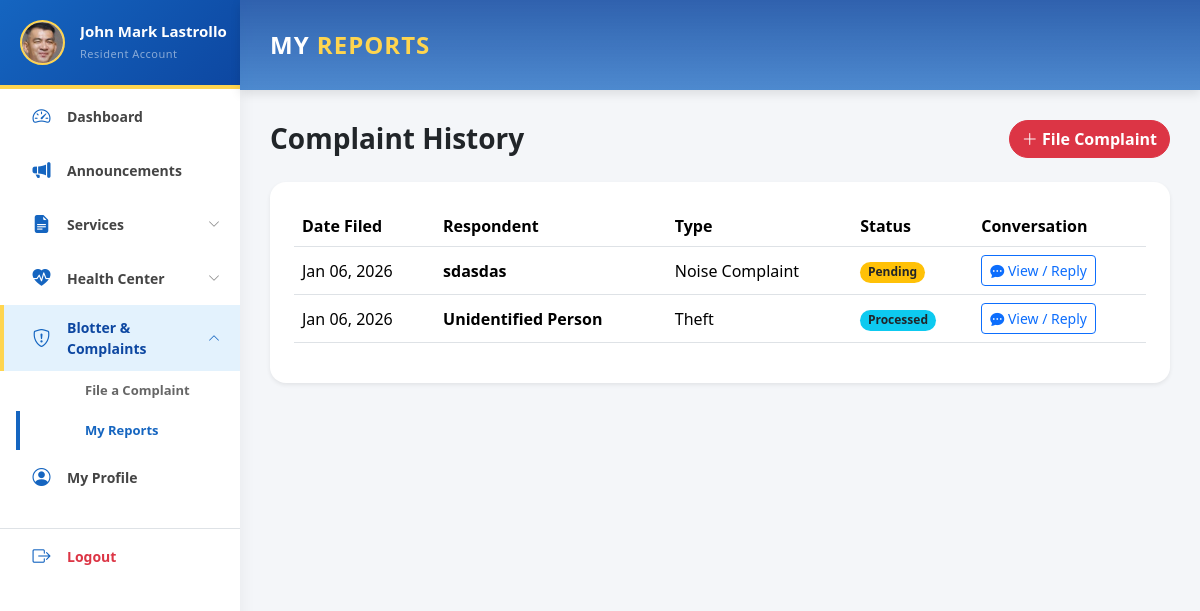
Screenshot of /pages/resident/resident_blotter_history.php (signed in) with the database file from the repository.
### tables this page shows
CREATE TABLE `resident_profiles` (
  `resident_id` int(11) NOT NULL,
  `user_id` int(11) DEFAULT NULL,
  `first_name` varchar(100) NOT NULL,
  `middle_name` varchar(100) DEFAULT NULL,
  `last_name` varchar(100) NOT NULL,
  `suffix_name` varchar(10) DEFAULT NULL,
  `birthdate` date NOT NULL,
  `birthplace` varchar(100) DEFAULT NULL,
  `age` int(3) NOT NULL,
  `gender` enum('Male','Female') NOT NULL,
  `is_pwd` enum('Yes','No') DEFAULT 'No',
  `pwd_id_file` varchar(255) DEFAULT NULL,
  `civil_status` varchar(50) NOT NULL,
  `contact_no` varchar(20) NOT NULL,
  `email` varchar(100) NOT NULL,
  `address` text NOT NULL,
  `city` varchar(100) DEFAULT NULL,
  `province` varchar(100) DEFAULT NULL,
  `purok` varchar(50) DEFAULT NULL,
  `household_no` varchar(50) DEFAULT NULL,
  `resident_since` int(4) DEFAULT NULL,
  `occupation` varchar(100) DEFAULT NULL,
  `monthly_income` varchar(50) DEFAULT NULL,
  `voter_status` enum('Registered','Not Registered') DEFAULT 'Not Registered',
  `is_family_head` enum('Yes','No') DEFAULT 'No',
  `status` enum('Active','Archived','Pending','Rejected') NOT NULL DEFAULT 'Pending',
  `image` varchar(255) DEFAULT NULL
);

CREATE TABLE `complaints` (
  `complaint_id` int(11) NOT NULL,
  `resident_id` int(11) NOT NULL,
  `complainant_name` varchar(150) NOT NULL,
  `respondent_name` varchar(150) NOT NULL,
  `complaint_type` varchar(100) NOT NULL,
  `incident_date` date NOT NULL,
  `incident_place` text NOT NULL,
  `details` text NOT NULL,
  `status` enum('Pending','Active','Resolved','Processed','Archived') DEFAULT 'Pending',
  `admin_feedback` text DEFAULT NULL,
  `date_filed` datetime DEFAULT current_timestamp()
);

### pages/resident/resident_blotter_history.php (the view, shortened to what this page needs)
<?php
require_once '../../backend/db_connect.php';
$user_id = $_SESSION['user_id'];
$stmtRes = $conn->prepare("SELECT resident_id FROM resident_profiles WHERE user_id = :uid");
$stmtRes->execute([':uid' => $user_id]);
$resProfile = $stmtRes->fetch(PDO::FETCH_ASSOC);
$resident_id = $resProfile['resident_id'];
try {
    $stmt = $conn->prepare("SELECT * FROM complaints WHERE resident_id = :rid ORDER BY date_filed DESC");
    $stmt->execute([':rid' => $resident_id]);
    $complaints = $stmt->fetchAll(PDO::FETCH_ASSOC);
} catch (PDOException $e) {
    $complaints = [];
}
?>
<!DOCTYPE html>
<html lang="en">
<head>
    <link href="../../css/bootstrap.min.css" rel="stylesheet">
    <link rel="stylesheet" href="https://cdn.jsdelivr.net/npm/bootstrap-icons@1.11.1/font/bootstrap-icons.css">
    <link rel="stylesheet" href="../../css/sidebar.css">
    <link rel="stylesheet" href="../../css/resident.css">
</head>
<body>
    <?php include '../../includes/resident_sidebar.php'; ?>
    <div id="main-content">
        <div class="header">
            <h1 class="header-title">MY <span class="green">REPORTS</span></h1>
        </div>
        <div class="content pb-4">
            <div class="d-flex justify-content-between align-items-center mb-4">
                <h3 class="fw-bold text-dark m-0">Complaint History</h3>
                <a href="resident_file_complaint.php" class="btn btn-danger rounded-pill fw-bold">
                    <i class="bi bi-plus-lg"></i> File Complaint
                </a>
            </div>
            <div class="card border-0 shadow-sm rounded-4 overflow-hidden">
                <div class="card-body p-4">
                    <div class="table-responsive">
                        <table class="table table-hover align-middle">
                            <thead class="bg-light">
                                <tr>
                                    <th>Date Filed</th>
                                    <th>Respondent</th>
                                    <th>Type</th>
                                    <th>Status</th>
                                    <th>Conversation</th> </tr>
                            </thead>
                            <tbody>
                                <?php if(empty($complaints)): ?>
                                    <tr><td colspan="5" class="text-center py-5 text-muted">No complaints found.</td></tr>
                                <?php else: ?>
                                    <?php foreach ($complaints as $row):
                                        $statusClass = match($row['status']) {
                                            'Pending' => 'bg-warning text-dark',
                                            'Active' => 'bg-primary text-white',
                                            'Resolved' => 'bg-success text-white',
                                            'Processed' => 'bg-info text-dark',
                                            default => 'bg-light text-dark'
                                        };
                                    ?>
                                    <tr>
                                        <td><?= date('M d, Y', strtotime($row['date_filed'])) ?></td>
                                        <td class="fw-bold"><?= htmlspecialchars($row['respondent_name']) ?></td>
                                        <td><?= htmlspecialchars($row['complaint_type']) ?></td>
                                        <td><span class="badge rounded-pill <?= $statusClass ?>"><?= $row['status'] ?></span></td>
                                        <td>
                                            <button class="btn btn-sm btn-outline-primary" onclick="openChatModal(<?= $row['complaint_id'] ?>)">
                                                <i class="bi bi-chat-dots-fill"></i> View / Reply
                                            </button>
                                        </td>
                                    </tr>
                                    <?php endforeach; ?>
                                <?php endif; ?>
                            </tbody>
                        </table>
                    </div>
                </div>
            </div>
        </div>
    </div>
</body>
</html>

### includes/resident_sidebar.php (shortened to what this page needs)
<?php
$current_page = basename($_SERVER['PHP_SELF']);
$issuance_pages = ['resident_rqs_service.php', 'issuance_table.php'];
$health_pages   = ['resident_health_appointment.php', 'resident_health_history.php'];
$blotter_pages  = ['resident_file_complaint.php', 'resident_blotter_history.php'];
$is_issuance_active = in_array($current_page, $issuance_pages);
$is_health_active   = in_array($current_page, $health_pages);
$is_blotter_active  = in_array($current_page, $blotter_pages);
if (isset($_SESSION['user_id'])) {
    if (!isset($resident)) {
        require_once '../../backend/db_connect.php';
        $uid = $_SESSION['user_id'];
        $stmtSide = $conn->prepare("SELECT first_name, last_name, image FROM resident_profiles WHERE user_id = :uid");
        $stmtSide->execute([':uid' => $uid]);
        $resSide = $stmtSide->fetch(PDO::FETCH_ASSOC);
    } else {
        $resSide = $resident;
    }
    $sideName = ($resSide) ? $resSide['first_name'] . " " . $resSide['last_name'] : "Resident";
    $sideImg = ($resSide && !empty($resSide['image']))
        ? "../../uploads/residents/" . $resSide['image']
        : "../../assets/img/profile.jpg";
} else {
    $sideName = "Guest Resident";
    $sideImg = "../../assets/img/profile.jpg";
}
?>
<nav id="sidebar">
    <div class="sidebar-header position-relative">
        <div class="admin-profile-img">
            <img src="<?= htmlspecialchars($sideImg) ?>" alt="User Image" style="object-fit: cover;">
        </div>
        <div class="profile-info">
            <h6 class="mb-0 fw-bold text-white text-truncate" style="max-width: 150px;" title="<?= htmlspecialchars($sideName) ?>">
                <?= htmlspecialchars($sideName) ?>
            </h6>
            <span class="text-white-50 small">Resident Account</span>
        </div>
    </div>
    <div class="sidebar-sticky">
        <ul class="nav flex-column" id="accordionSidebar">
            <li class="nav-item">
                <a class="nav-link <?= $current_page == 'resident_dashboard.php' ? 'active' : '' ?>" href="resident_dashboard.php">
                    <i class="bi bi-speedometer2 me-2"></i> Dashboard
                </a>
            </li>
            <li class="nav-item">
                <a class="nav-link <?= ($current_page == 'resident_announcements.php' || $current_page == 'resident_view_announcement.php') ? 'active' : '' ?>" href="resident_announcements.php">
                    <i class="bi bi-megaphone-fill me-2"></i> Announcements
                </a>
            </li>
            <li class="nav-item">
                <a class="nav-link d-flex justify-content-between align-items-center <?= $is_issuance_active ? 'active' : 'collapsed' ?>"
                   data-bs-toggle="collapse"
                   href="#serviceSubmenu"
                   role="button"
                   aria-expanded="<?= $is_issuance_active ? 'true' : 'false' ?>"
                   aria-controls="serviceSubmenu">
                    <div><i class="bi bi-file-earmark-text-fill me-2"></i> Services</div>
                    <i class="bi bi-chevron-down small"></i>
                </a>
            </li>
            <li class="nav-item">
                <a class="nav-link d-flex justify-content-between align-items-center <?= $is_health_active ? 'active' : 'collapsed' ?>"
                   data-bs-toggle="collapse"
                   href="#healthSubmenu"
                   role="button"
                   aria-expanded="<?= $is_health_active ? 'true' : 'false' ?>"
                   aria-controls="healthSubmenu">
                    <div><i class="bi bi-heart-pulse-fill me-2"></i> Health Center</div>
                    <i class="bi bi-chevron-down small"></i>
                </a>
            </li>
            <li class="nav-item">
                <a class="nav-link d-flex justify-content-between align-items-center <?= $is_blotter_active ? 'active' : 'collapsed' ?>"
                   data-bs-toggle="collapse"
                   href="#blotterSubmenu"
                   role="button"
                   aria-expanded="<?= $is_blotter_active ? 'true' : 'false' ?>"
                   aria-controls="blotterSubmenu">
                    <div><i class="bi bi-shield-exclamation me-2"></i> Blotter & Complaints</div>
                    <i class="bi bi-chevron-down small"></i>
                </a>
                <div class="collapse <?= $is_blotter_active ? 'show' : '' ?>" id="blotterSubmenu" data-bs-parent="#accordionSidebar">
                    <ul class="nav flex-column ms-3 submenu">
                        <li>
                            <a class="nav-link small <?= $current_page == 'resident_file_complaint.php' ? 'active' : '' ?>" href="resident_file_complaint.php">
                                File a Complaint
                            </a>
                        </li>
                        <li>
                            <a class="nav-link small <?= $current_page == 'resident_blotter_history.php' ? 'active' : '' ?>" href="resident_blotter_history.php">
                                My Reports
                            </a>
                        </li>
                    </ul>
                </div>
            </li>
            <li class="nav-item">
                <a class="nav-link <?= $current_page == 'profile_edit.php' ? 'active' : '' ?>" href="profile_edit.php">
                    <i class="bi bi-person-circle me-2"></i> My Profile
                </a>
            </li>
            <li class="nav-item mt-4 border-top">
                <a class="nav-link text-danger fw-bold" href="#" data-bs-toggle="modal" data-bs-target="#logoutModal">
                    <i class="bi bi-box-arrow-right me-2"></i> Logout
                </a>
            </li>
        </ul>
    </div>
</nav>

### css/sidebar.css (style rules this page uses)
#sidebar { position: fixed; top: 0; left: 0; height: 100vh; width: 240px; background: #ffffff; box-shadow: 2px 0 15px rgba(0,0,0,0.05); z-index: 1000; transition: all 0.3s; display: flex; flex-direction: column; overflow: hidden; }
.sidebar-header { background: linear-gradient(135deg, #1565C0, #0D47A1); padding: 20px 20px; display: flex; align-items: center; gap: 15px; border-bottom: 4px solid #FFD54F; flex-shrink: 0; }
.admin-profile-img img { width: 45px; height: 45px; border-radius: 50%; border: 2px solid #FFD54F; object-fit: cover; background: white; }
.profile-info h6 { font-size: 15px; margin-bottom: 2px; color: #fff; font-weight: 600; white-space: nowrap; }
.profile-info span { font-size: 11px; letter-spacing: 0.5px; color: #e3f2fd; }
.sidebar-sticky { flex-grow: 1; overflow-y: auto; overflow-x: hidden; padding-bottom: 20px; }
.nav-link { color: #444; font-weight: 600; padding: 12px 20px; font-size: 14px; border-left: 4px solid transparent; transition: all 0.2s; display: flex; align-items: center; text-decoration: none; width: 100%; }
.nav-link > div { display: flex; align-items: center; width: 100%; }
.nav-link i.bi:not(.bi-chevron-down) { width: 35px; min-width: 35px; height: 30px; line-height: 30px; text-align: center; display: inline-block; font-size: 18px; color: #1565C0; margin-right: 5px; }
.nav-link .bi-chevron-down { margin-left: auto; font-size: 12px; transition: transform 0.3s; color: #888; }
.nav-link[aria-expanded="true"] .bi-chevron-down { transform: rotate(180deg); color: #1565C0; }
.nav-link.active { background-color: #e3f2fd; color: #0D47A1; font-weight: 700; border-left: 4px solid #FFD54F; }
.submenu .nav-link { padding-left: 65px; padding-top: 10px; padding-bottom: 10px; font-size: 13px; color: #666; }
.submenu .nav-link.active { background-color: transparent; color: #1565C0; font-weight: 700; border-left: 4px solid #1565C0; }

### css/resident.css (style rules this page uses)
* { box-sizing: border-box; }
body { background-color: #f4f6f9; font-family: 'Segoe UI', Roboto, Helvetica, Arial, sans-serif; margin: 0; padding: 0; overflow-x: hidden; }
#main-content { margin-left: 240px; width: calc(100% - 240px); display: flex; flex-direction: column; padding-top: 90px; min-height: 100vh; }
.header { position: fixed; top: 0; left: 240px; right: 0; height: 90px; z-index: 1000; background-image: linear-gradient(rgba(13, 71, 161, 0.85), rgba(21, 101, 192, 0.75)), url('../assets/img/barangay langkaan post.jpg'); background-repeat: no-repeat; background-position: center center; background-size: cover; display: flex; align-items: center; justify-content: space-between; padding: 0 30px; color: white; box-shadow: 0 4px 10px rgba(0,0,0,0.1); }
.header-title { font-weight: 700; font-size: 24px; margin: 0; text-transform: uppercase; letter-spacing: 1px; }
.header-title .green { color: #FFD54F; }
.content { padding: 30px; flex: 1; }

### rows the page displays
resident_profiles: image (picture), sideName "John Mark Lastrollo"
complaints: date_filed "Jan 06, 2026", respondent_name "sdasdas", complaint_type "Noise Complaint", status "Pending"
complaints: date_filed "Jan 06, 2026", respondent_name "Unidentified Person", complaint_type "Theft", status "Processed"
